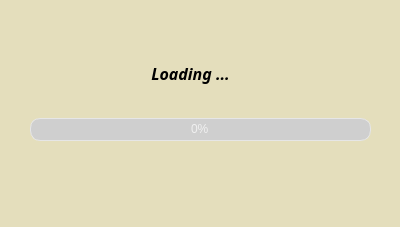
<?xml version="1.0" encoding="UTF-8"?>
<ui version="4.0">
 <class>splash</class>
 <widget class="QDialog" name="splash">
  <property name="geometry">
   <rect>
    <x>0</x>
    <y>0</y>
    <width>400</width>
    <height>227</height>
   </rect>
  </property>
  <property name="minimumSize">
   <size>
    <width>400</width>
    <height>227</height>
   </size>
  </property>
  <property name="maximumSize">
   <size>
    <width>400</width>
    <height>227</height>
   </size>
  </property>
  <property name="windowTitle">
   <string>Dialog</string>
  </property>
  <property name="styleSheet">
   <string notr="true">

QFrame#comps:hover{
	border-radius: 5px;
background-color: #d85c00;
}
QFrame#emps:hover{
	border-radius: 5px;
background-color: #d85c00;
}

QFrame#planning:hover{
	border-radius: 5px;
background-color: #d85c00;
}

QFrame#vans:hover{
	border-radius: 5px;
background-color: #d85c00;
}


QWidget {
	/*background-color:#ececec;*/
	background-color:#e4debc;
}
QTextEdit {
	border-width: 1px;
	border-style: solid;
	border-color: qlineargradient(spread:pad, x1:0.5, y1:1, x2:0.5, y2:0, stop:0 rgba(0, 113, 255, 255), stop:1 rgba(91, 171, 252, 255));
}
QPlainTextEdit {
	border-width: 1px;
	border-style: solid;
	border-color: qlineargradient(spread:pad, x1:0.5, y1:1, x2:0.5, y2:0, stop:0 rgba(0, 113, 255, 255), stop:1 rgba(91, 171, 252, 255));
}
QToolButton {
	border-style: solid;
	
	color: rgb(0,0,0);
	background-color:#3172c4;
}
QToolButton:hover{
	border-style: solid;
	
	background-color: #d85c00;
}
QToolButton:pressed{
	border-style: solid;
	border-top-color: qlineargradient(spread:pad, x1:0.5, y1:1, x2:0.5, y2:0, stop:0 rgb(215, 215, 215), stop:1 rgb(222, 222, 222));
	border-right-color: qlineargradient(spread:pad, x1:0, y1:0.5, x2:1, y2:0.5, stop:0 rgb(217, 217, 217), stop:1 rgb(227, 227, 227));
	border-left-color: qlineargradient(spread:pad, x1:0, y1:0.5, x2:1, y2:0.5, stop:0 rgb(227, 227, 227), stop:1 rgb(217, 217, 217));
	border-bottom-color: qlineargradient(spread:pad, x1:0.5, y1:1, x2:0.5, y2:0, stop:0 rgb(215, 215, 215), stop:1 rgb(222, 222, 222));
	border-width: 1px;
	border-radius: 5px;
	color: rgb(0,0,0);
	padding: 2px;
	background-color: rgb(142,142,142);
}
QPushButton{
	border-style: solid;
	
	border-width: 1px;
	border-radius: 5px;
	color: rgb(0,0,0);
	padding: 2px;
	background-color: #77a3d9;
}
QPushButton::default{
	border-style: solid;
	border-top-color: qlineargradient(spread:pad, x1:0.5, y1:1, x2:0.5, y2:0, stop:0 rgb(215, 215, 215), stop:1 rgb(222, 222, 222));
	border-right-color: qlineargradient(spread:pad, x1:0, y1:0.5, x2:1, y2:0.5, stop:0 rgb(217, 217, 217), stop:1 rgb(227, 227, 227));
	border-left-color: qlineargradient(spread:pad, x1:0, y1:0.5, x2:1, y2:0.5, stop:0 rgb(227, 227, 227), stop:1 rgb(217, 217, 217));
	border-bottom-color: qlineargradient(spread:pad, x1:0.5, y1:1, x2:0.5, y2:0, stop:0 rgb(215, 215, 215), stop:1 rgb(222, 222, 222));
	border-width: 1px;
	border-radius: 5px;
	color: rgb(0,0,0);
	padding: 2px;
	background-color: rgb(255,255,255);
}
QPushButton:hover{
	border-style: solid;

	background-color: #d85c00;
}
QPushButton:pressed{
	border-style: solid;
	border-top-color: qlineargradient(spread:pad, x1:0.5, y1:1, x2:0.5, y2:0, stop:0 rgb(215, 215, 215), stop:1 rgb(222, 222, 222));
	border-right-color: qlineargradient(spread:pad, x1:0, y1:0.5, x2:1, y2:0.5, stop:0 rgb(217, 217, 217), stop:1 rgb(227, 227, 227));
	border-left-color: qlineargradient(spread:pad, x1:0, y1:0.5, x2:1, y2:0.5, stop:0 rgb(227, 227, 227), stop:1 rgb(217, 217, 217));
	border-bottom-color: qlineargradient(spread:pad, x1:0.5, y1:1, x2:0.5, y2:0, stop:0 rgb(215, 215, 215), stop:1 rgb(222, 222, 222));
	border-width: 1px;
	border-radius: 5px;
	color: rgb(0,0,0);
	padding: 2px;
	background-color: rgb(142,142,142);
}
QPushButton:disabled{
	border-style: solid;
	border-top-color: qlineargradient(spread:pad, x1:0.5, y1:1, x2:0.5, y2:0, stop:0 rgb(215, 215, 215), stop:1 rgb(222, 222, 222));
	border-right-color: qlineargradient(spread:pad, x1:0, y1:0.5, x2:1, y2:0.5, stop:0 rgb(217, 217, 217), stop:1 rgb(227, 227, 227));
	border-left-color: qlineargradient(spread:pad, x1:0, y1:0.5, x2:1, y2:0.5, stop:0 rgb(227, 227, 227), stop:1 rgb(217, 217, 217));
	border-bottom-color: qlineargradient(spread:pad, x1:0.5, y1:1, x2:0.5, y2:0, stop:0 rgb(215, 215, 215), stop:1 rgb(222, 222, 222));
	border-width: 1px;
	border-radius: 5px;
	color: #808086;
	padding: 2px;
	background-color: rgb(142,142,142);
}
QLineEdit {
	border-width: 1px; border-radius: 4px;
	border-style: solid;
	border-color: qlineargradient(spread:pad, x1:0.5, y1:1, x2:0.5, y2:0, stop:0 rgba(0, 113, 255, 255), stop:1 rgba(91, 171, 252, 255));
}
QLabel {
	color: #000000;
}
QLCDNumber {
	color: rgb(0, 113, 255, 255);
}
QProgressBar {
	text-align: center;
	color: rgb(240, 240, 240);
	border-width: 1px; 
	border-radius: 10px;
	border-color: rgb(230, 230, 230);
	border-style: solid;
	background-color:rgb(207,207,207);
}
QProgressBar::chunk {
	background-color: qlineargradient(spread:pad, x1:0.5, y1:1, x2:0.5, y2:0, stop:0 rgba(49, 147, 250, 255), stop:1 rgba(34, 142, 255, 255));
	border-radius: 10px;
}
QMenuBar {
	background-color: qlineargradient(spread:pad, x1:0.5, y1:1, x2:0.5, y2:0, stop:0 rgba(207, 209, 207, 255), stop:1 rgba(230, 229, 230, 255));
}
QMenuBar::item {
	color: #000000;
  	spacing: 3px;
  	padding: 1px 4px;
	background-color: qlineargradient(spread:pad, x1:0.5, y1:1, x2:0.5, y2:0, stop:0 rgba(207, 209, 207, 255), stop:1 rgba(230, 229, 230, 255));
}

QMenuBar::item:selected {
  	background-color: qlineargradient(spread:pad, x1:0.5, y1:1, x2:0.5, y2:0, stop:0 rgba(0, 113, 255, 255), stop:1 rgba(91, 171, 252, 255));
	color: #FFFFFF;
}
QMenu::item:selected {
	border-style: solid;
	border-top-color: transparent;
	border-right-color: transparent;
	border-left-color: qlineargradient(spread:pad, x1:0.5, y1:1, x2:0.5, y2:0, stop:0 rgba(0, 113, 255, 255), stop:1 rgba(91, 171, 252, 255));
	border-bottom-color: transparent;
	border-left-width: 2px;
	color: #000000;
	padding-left:15px;
	padding-top:4px;
	padding-bottom:4px;
	padding-right:7px;
}
QMenu::item {
	border-style: solid;
	border-top-color: transparent;
	border-right-color: transparent;
	border-left-color: transparent;
	border-bottom-color: transparent;
	border-bottom-width: 1px;
	color: #000000;
	padding-left:17px;
	padding-top:4px;
	padding-bottom:4px;
	padding-right:7px;
}
QTabWidget {
	color:rgb(0,0,0);
	background-color:#000000;
}
QTabWidget::pane {
		border-color: rgb(223,223,223);
		background-color:rgb(226,226,226);
		border-style: solid;
		border-width: 2px;
    	border-radius: 6px;
}
QTabBar::tab:first {
	border-style: solid;
	border-left-width:1px;
	border-right-width:0px;
	border-top-width:1px;
	border-bottom-width:1px;
	border-top-color: rgb(209,209,209);
	border-left-color: qlineargradient(spread:pad, x1:0.5, y1:1, x2:0.5, y2:0, stop:0 rgba(209, 209, 209, 209), stop:1 rgba(229, 229, 229, 229));
	border-bottom-color: rgb(229,229,229);
	border-top-left-radius: 4px;
	border-bottom-left-radius: 4px;
	color: #000000;
	padding: 3px;
	margin-left:0px;
	background-color: qlineargradient(spread:pad, x1:0.5, y1:1, x2:0.5, y2:0, stop:0 rgba(247, 247, 247, 255), stop:1 rgba(255, 255, 255, 255));
}
QTabBar::tab:last {
	border-style: solid;
	border-width:1px;
	border-top-color: rgb(209,209,209);
	border-left-color: qlineargradient(spread:pad, x1:0.5, y1:1, x2:0.5, y2:0, stop:0 rgba(209, 209, 209, 209), stop:1 rgba(229, 229, 229, 229));
	border-right-color: qlineargradient(spread:pad, x1:0.5, y1:1, x2:0.5, y2:0, stop:0 rgba(209, 209, 209, 209), stop:1 rgba(229, 229, 229, 229));
	border-bottom-color: rgb(229,229,229);
	border-top-right-radius: 4px;
	border-bottom-right-radius: 4px;
	color: #000000;
	padding: 3px;
	margin-left:0px;
	background-color: qlineargradient(spread:pad, x1:0.5, y1:1, x2:0.5, y2:0, stop:0 rgba(247, 247, 247, 255), stop:1 rgba(255, 255, 255, 255));
}
QTabBar::tab {
	border-style: solid;
	border-top-width:1px;
	border-bottom-width:1px;
	border-left-width:1px;
	border-top-color: rgb(209,209,209);
	border-left-color: qlineargradient(spread:pad, x1:0.5, y1:1, x2:0.5, y2:0, stop:0 rgba(209, 209, 209, 209), stop:1 rgba(229, 229, 229, 229));
	border-bottom-color: rgb(229,229,229);
	color: #000000;
	padding: 3px;
	margin-left:0px;
	background-color: qlineargradient(spread:pad, x1:0.5, y1:1, x2:0.5, y2:0, stop:0 rgba(247, 247, 247, 255), stop:1 rgba(255, 255, 255, 255));
}
QTabBar::tab:selected, QTabBar::tab:last:selected, QTabBar::tab:hover {
  	border-style: solid;
  	border-left-width:1px;
	border-right-color: transparent;
	border-top-color: rgb(209,209,209);
	border-left-color: qlineargradient(spread:pad, x1:0.5, y1:1, x2:0.5, y2:0, stop:0 rgba(209, 209, 209, 209), stop:1 rgba(229, 229, 229, 229));
	border-bottom-color: rgb(229,229,229);
	color: #FFFFFF;
	padding: 3px;
	margin-left:0px;
	background-color: qlineargradient(spread:pad, x1:0.5, y1:1, x2:0.5, y2:0, stop:0 rgba(0, 113, 255, 255), stop:1 rgba(91, 171, 252, 255));
}

QTabBar::tab:selected, QTabBar::tab:first:selected, QTabBar::tab:hover {
  	border-style: solid;
  	border-left-width:1px;
  	border-bottom-width:1px;
  	border-top-width:1px;
	border-right-color: transparent;
	border-top-color: rgb(209,209,209);
	border-left-color: qlineargradient(spread:pad, x1:0.5, y1:1, x2:0.5, y2:0, stop:0 rgba(209, 209, 209, 209), stop:1 rgba(229, 229, 229, 229));
	border-bottom-color: rgb(229,229,229);
	color: #FFFFFF;
	padding: 3px;
	margin-left:0px;
	background-color: qlineargradient(spread:pad, x1:0.5, y1:1, x2:0.5, y2:0, stop:0 rgba(0, 113, 255, 255), stop:1 rgba(91, 171, 252, 255));
}

QCheckBox {
	color: #000000;
	padding: 2px;
}
QCheckBox:disabled {
	color: #808086;
	padding: 2px;
}

QCheckBox:hover {
	border-radius:4px;
	border-style:solid;
	padding-left: 1px;
	padding-right: 1px;
	padding-bottom: 1px;
	padding-top: 1px;
	border-width:1px;
	border-color: transparent;
}
QCheckBox::indicator:checked {

	height: 10px;
	width: 10px;
	border-style:solid;
	border-width: 1px;
	border-color: qlineargradient(spread:pad, x1:0.5, y1:1, x2:0.5, y2:0, stop:0 rgba(0, 113, 255, 255), stop:1 rgba(91, 171, 252, 255));
	color: #000000;
	background-color: qlineargradient(spread:pad, x1:0.5, y1:1, x2:0.5, y2:0, stop:0 rgba(0, 113, 255, 255), stop:1 rgba(91, 171, 252, 255));
}
QCheckBox::indicator:unchecked {

	height: 10px;
	width: 10px;
	border-style:solid;
	border-width: 1px;
	border-color: qlineargradient(spread:pad, x1:0.5, y1:1, x2:0.5, y2:0, stop:0 rgba(0, 113, 255, 255), stop:1 rgba(91, 171, 252, 255));
	color: #000000;
}
QRadioButton {
	color: 000000;
	padding: 1px;
}
QRadioButton::indicator:checked {
	height: 10px;
	width: 10px;
	border-style:solid;
	border-radius:5px;
	border-width: 1px;
	border-color: qlineargradient(spread:pad, x1:0.5, y1:1, x2:0.5, y2:0, stop:0 rgba(0, 113, 255, 255), stop:1 rgba(91, 171, 252, 255));
	color: #a9b7c6;
	background-color: qlineargradient(spread:pad, x1:0.5, y1:1, x2:0.5, y2:0, stop:0 rgba(0, 113, 255, 255), stop:1 rgba(91, 171, 252, 255));
}
QRadioButton::indicator:!checked {
	height: 10px;
	width: 10px;
	border-style:solid;
	border-radius:5px;
	border-width: 1px;
	border-color: qlineargradient(spread:pad, x1:0.5, y1:1, x2:0.5, y2:0, stop:0 rgba(0, 113, 255, 255), stop:1 rgba(91, 171, 252, 255));
	color: #a9b7c6;
	background-color: transparent;
}
QStatusBar {
	color:#027f7f;
}
QSpinBox {
	border-style: solid;
	border-width: 1px;
	border-color: qlineargradient(spread:pad, x1:0.5, y1:1, x2:0.5, y2:0, stop:0 rgba(0, 113, 255, 255), stop:1 rgba(91, 171, 252, 255));
}
QDoubleSpinBox {
	border-style: solid;
	border-width: 1px;
	border-color: qlineargradient(spread:pad, x1:0.5, y1:1, x2:0.5, y2:0, stop:0 rgba(0, 113, 255, 255), stop:1 rgba(91, 171, 252, 255));
}
QTimeEdit {
	border-style: solid;
	border-width: 1px;
	border-color: qlineargradient(spread:pad, x1:0.5, y1:1, x2:0.5, y2:0, stop:0 rgba(0, 113, 255, 255), stop:1 rgba(91, 171, 252, 255));
}
QDateTimeEdit {
	border-style: solid;
	border-width: 1px;
	border-color: qlineargradient(spread:pad, x1:0.5, y1:1, x2:0.5, y2:0, stop:0 rgba(0, 113, 255, 255), stop:1 rgba(91, 171, 252, 255));
}
QDateEdit {
	border-style: solid;
	border-width: 1px;
	border-color: qlineargradient(spread:pad, x1:0.5, y1:1, x2:0.5, y2:0, stop:0 rgba(0, 113, 255, 255), stop:1 rgba(91, 171, 252, 255));
}

QToolBox {
	color: #a9b7c6;
	background-color:#000000;
}
QToolBox::tab {
	color: #a9b7c6;
	background-color:#000000;
}
QToolBox::tab:selected {
	color: #FFFFFF;
	background-color:#000000;
}
QScrollArea {
	color: #FFFFFF;
	background-color:#000000;
}
QSlider::groove:horizontal {
	height: 5px;
	background-color: qlineargradient(spread:pad, x1:0.5, y1:1, x2:0.5, y2:0, stop:0 rgba(49, 147, 250, 255), stop:1 rgba(34, 142, 255, 255));
}
QSlider::groove:vertical {
	width: 5px;
	background-color: qlineargradient(spread:pad, x1:0.5, y1:1, x2:0.5, y2:0, stop:0 rgba(49, 147, 250, 255), stop:1 rgba(34, 142, 255, 255));
}
QSlider::handle:horizontal {
	background: rgb(253,253,253);
	border-style: solid;
	border-width: 1px;
	border-color: rgb(207,207,207);
	width: 12px;
	margin: -5px 0;
	border-radius: 7px;
}
QSlider::handle:vertical {
	background: rgb(253,253,253);
	border-style: solid;
	border-width: 1px;
	border-color: rgb(207,207,207);
	height: 12px;
	margin: 0 -5px;
	border-radius: 7px;
}
QSlider::add-page:horizontal {
    background: rgb(181,181,181);
}
QSlider::add-page:vertical {
    background: rgb(181,181,181);
}
QSlider::sub-page:horizontal {
    background-color: qlineargradient(spread:pad, x1:0.5, y1:1, x2:0.5, y2:0, stop:0 rgba(49, 147, 250, 255), stop:1 rgba(34, 142, 255, 255));
}
QSlider::sub-page:vertical {
    background-color: qlineargradient(spread:pad, y1:0.5, x1:1, y2:0.5, x2:0, stop:0 rgba(49, 147, 250, 255), stop:1 rgba(34, 142, 255, 255));
}
QScrollBar:horizontal {
	max-height: 20px;
	border: 1px transparent grey;
	margin: 0px 20px 0px 20px;
}
QScrollBar:vertical {
	max-width: 20px;
	border: 1px transparent grey;
	margin: 20px 0px 20px 0px;
}
QScrollBar::handle:horizontal {
	background: rgb(253,253,253);
	border-style: solid;
	border-width: 1px;
	border-color: rgb(207,207,207);
	border-radius: 7px;
	min-width: 25px;
}
QScrollBar::handle:horizontal:hover {
	background: rgb(253,253,253);
	border-style: solid;
	border-width: 1px;
	border-color: rgb(147, 200, 200);
	border-radius: 7px;
	min-width: 25px;
}
QScrollBar::handle:vertical {
	background: rgb(253,253,253);
	border-style: solid;
	border-width: 1px;
	border-color: rgb(207,207,207);
	border-radius: 7px;
	min-height: 25px;
}
QScrollBar::handle:vertical:hover {
	background: rgb(253,253,253);
	border-style: solid;
	border-width: 1px;
	border-color: rgb(147, 200, 200);
	border-radius: 7px;
	min-height: 25px;
}
QScrollBar::add-line:horizontal {
   border: 2px transparent grey;
   border-top-right-radius: 7px;
   border-bottom-right-radius: 7px;
   background: rgba(34, 142, 255, 255);
   width: 20px;
   subcontrol-position: right;
   subcontrol-origin: margin;
}
QScrollBar::add-line:horizontal:pressed {
   border: 2px transparent grey;
   border-top-right-radius: 7px;
   border-bottom-right-radius: 7px;
   background: rgb(181,181,181);
   width: 20px;
   subcontrol-position: right;
   subcontrol-origin: margin;
}
QScrollBar::add-line:vertical {
   border: 2px transparent grey;
   border-bottom-left-radius: 7px;
   border-bottom-right-radius: 7px;
   background: rgba(34, 142, 255, 255);
   height: 20px;
   subcontrol-position: bottom;
   subcontrol-origin: margin;
}
QScrollBar::add-line:vertical:pressed {
   border: 2px transparent grey;
   border-bottom-left-radius: 7px;
   border-bottom-right-radius: 7px;
   background: rgb(181,181,181);
   height: 20px;
   subcontrol-position: bottom;
   subcontrol-origin: margin;
}
QScrollBar::sub-line:horizontal {
   border: 2px transparent grey;
   border-top-left-radius: 7px;
   border-bottom-left-radius: 7px;
   background: rgba(34, 142, 255, 255);
   width: 20px;
   subcontrol-position: left;
   subcontrol-origin: margin;
}
QScrollBar::sub-line:horizontal:pressed {
   border: 2px transparent grey;
   border-top-left-radius: 7px;
   border-bottom-left-radius: 7px;
   background: rgb(181,181,181);
   width: 20px;
   subcontrol-position: left;
   subcontrol-origin: margin;
}
QScrollBar::sub-line:vertical {
   border: 2px transparent grey;
   border-top-left-radius: 7px;
   border-top-right-radius: 7px;
   background: rgba(34, 142, 255, 255);
   height: 20px;
   subcontrol-position: top;
   subcontrol-origin: margin;
}
QScrollBar::sub-line:vertical:pressed {
   border: 2px transparent grey;
   border-top-left-radius: 7px;
   border-top-right-radius: 7px;
   background: rgb(181,181,181);
   height: 20px;
   subcontrol-position: top;
   subcontrol-origin: margin;
}
QScrollBar::left-arrow:horizontal {
   border: 1px transparent grey;
   border-top-left-radius: 3px;
   border-bottom-left-radius: 3px;
   width: 6px;
   height: 6px;
   background: white;
}
QScrollBar::right-arrow:horizontal {
   border: 1px transparent grey;
   border-top-right-radius: 3px;
   border-bottom-right-radius: 3px;
   width: 6px;
   height: 6px;
   background: white;
}
QScrollBar::up-arrow:vertical {
   border: 1px transparent grey;
   border-top-left-radius: 3px;
   border-top-right-radius: 3px;
   width: 6px;
   height: 6px;
   background: white;
}
QScrollBar::down-arrow:vertical {
   border: 1px transparent grey;
   border-bottom-left-radius: 3px;
   border-bottom-right-radius: 3px;
   width: 6px;
   height: 6px;
   background: white;
}
QScrollBar::add-page:horizontal, QScrollBar::sub-page:horizontal {
   background: none;
}
QScrollBar::add-page:vertical, QScrollBar::sub-page:vertical {
   background: none;
}</string>
  </property>
  <widget class="QLabel" name="label">
   <property name="geometry">
    <rect>
     <x>130</x>
     <y>58</y>
     <width>121</width>
     <height>31</height>
    </rect>
   </property>
   <property name="font">
    <font>
     <family>Dimnah</family>
     <pointsize>12</pointsize>
     <weight>75</weight>
     <italic>true</italic>
     <bold>true</bold>
    </font>
   </property>
   <property name="text">
    <string>Loading ...</string>
   </property>
   <property name="alignment">
    <set>Qt::AlignCenter</set>
   </property>
  </widget>
  <widget class="QProgressBar" name="progressBar">
   <property name="geometry">
    <rect>
     <x>30</x>
     <y>118</y>
     <width>341</width>
     <height>23</height>
    </rect>
   </property>
   <property name="value">
    <number>0</number>
   </property>
   <property name="orientation">
    <enum>Qt::Horizontal</enum>
   </property>
   <property name="invertedAppearance">
    <bool>false</bool>
   </property>
  </widget>
 </widget>
 <resources/>
 <connections/>
</ui>
